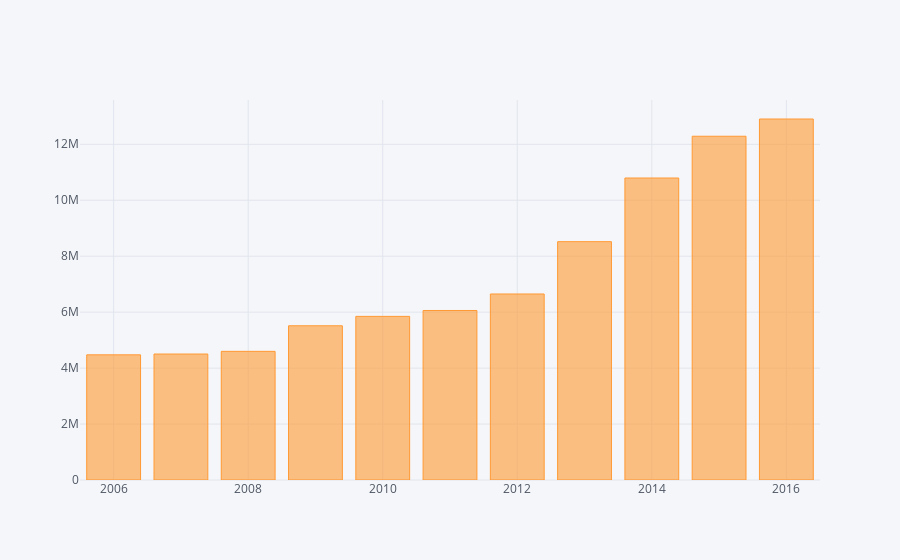

Source (notebook cell):
### Code cell
df[df["Year"]>2005].groupby(df["Year"])["Total refugees and people in refugee-like situations assisted by UNHCR"].sum().iplot(kind="bar")

### Figure 1 — Plotly figure (JSON) as saved in the notebook; plotly's stock layout.template omitted (floating-point values rounded to 4 significant figures)
{"data": [{"marker": {"color": "rgba(255, 153, 51, 0.6)", "line": {"color": "rgba(255, 153, 51, 1.0)", "width": 1}}, "name": "Total refugees and people in refugee-like situations assisted by UNHCR", "orientation": "v", "text": "", "type": "bar", "uid": "2955d05f-d3ad-4d7a-8608-24b504f95eba", "x": [2006, 2007, 2008, 2009, 2010, 2011, 2012, 2013, 2014, 2015, 2016], "y": [4473997, 4503140, 4598402, 5512932, 5848422, 6058971, 6648877, 8519441, 10794497, 12287573, 12903863]}], "layout": {"autosize": true, "legend": {"bgcolor": "#F5F6F9", "font": {"color": "#4D5663"}}, "paper_bgcolor": "#F5F6F9", "plot_bgcolor": "#F5F6F9", "titlefont": {"color": "#4D5663"}, "xaxis": {"autorange": true, "gridcolor": "#E1E5ED", "range": [2006.0, 2016.0], "showgrid": true, "tickfont": {"color": "#4D5663"}, "title": "", "titlefont": {"color": "#4D5663"}, "type": "linear", "zerolinecolor": "#E1E5ED"}, "yaxis": {"autorange": true, "gridcolor": "#E1E5ED", "range": [0, 13580000.0], "showgrid": true, "tickfont": {"color": "#4D5663"}, "title": "", "titlefont": {"color": "#4D5663"}, "type": "linear", "zerolinecolor": "#E1E5ED"}}}
